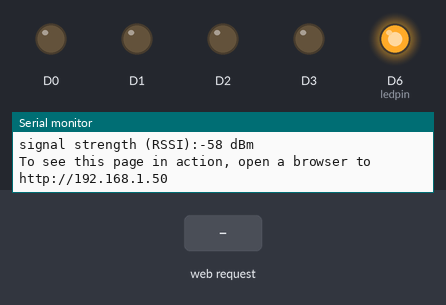
Bench run of a sketch on a simulated Arduino MKR. On the bench: output pins drawn as LEDs (lit = HIGH), the last lines printed to the serial monitor. The inputs (shaded band) are chosen by the test bench. WiFi joins after 1.5 s; servers stay silent unless stated.

Above: at 12.7 s.
12.8 s: HTTP request GET /device1on received
At 13.9 s:
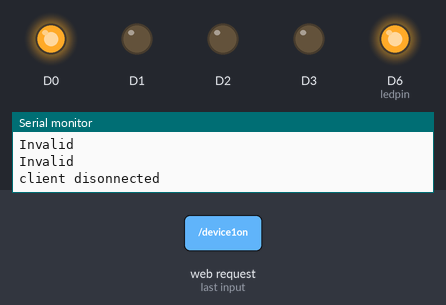
14.3 s: HTTP request GET /device3on received
At 15.0 s:
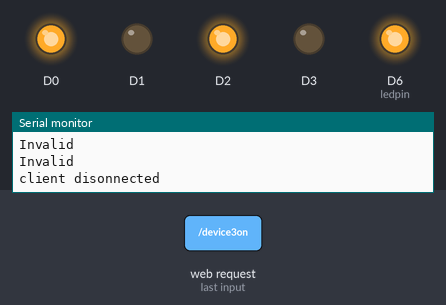
15.8 s: HTTP request GET /device1off received
At 16.2 s:
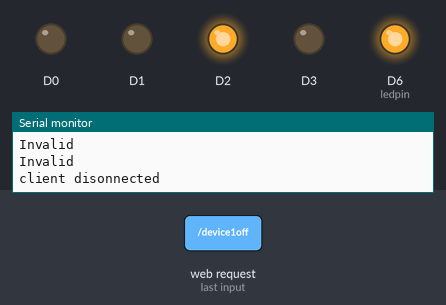
17.3 s: HTTP request GET /device4on received
At 18.5 s:
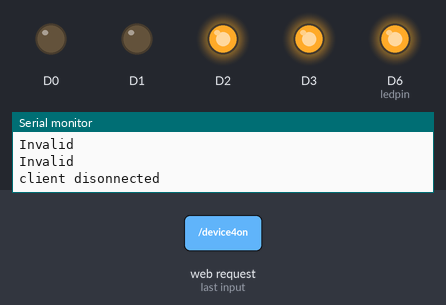
18.8 s: HTTP request GET /device2on received
At 19.6 s:
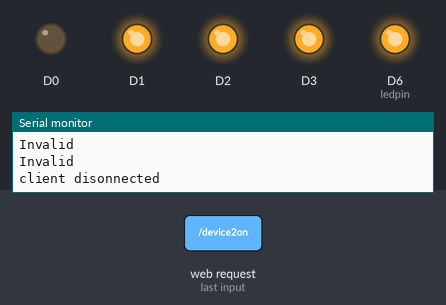
20.3 s: HTTP request GET /device3off received
At 20.7 s:
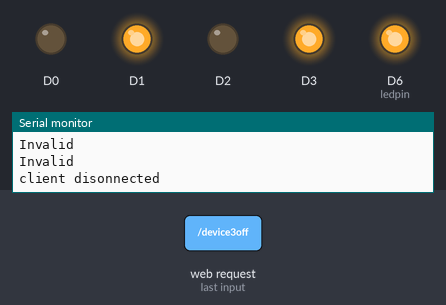
Timing chart, 0 to 22.8 s (numbered marks = the images above; inputs shaded):
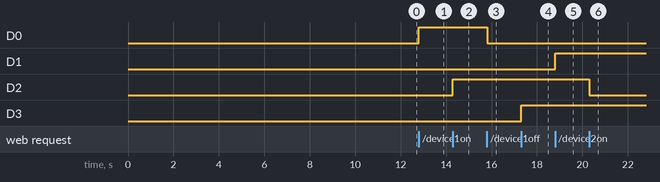

The sketch:

home_automation.ino
```cpp
//Simple Arduino Code for building a home automation system that can control electrical appliances
//such as lights, fans, gates etc suing our mobile phone from anywhere around the world.


#include <SPI.h>
#include <WiFi101.h>

char ssid[] = "anshul";//Your WiFi Name
char pass[] = "123456789";//Your WiFi Password
int keyIndex = 0;
int ledpin = 6;
bool val = true;

int status = WL_IDLE_STATUS;
WiFiServer server(80);

void setup() {
  Serial.begin(9600);
  pinMode(0, OUTPUT);
  pinMode(1, OUTPUT);
  pinMode(2, OUTPUT);
  pinMode(3, OUTPUT);


  Serial.print("Start Serial ");
  pinMode(ledpin, OUTPUT);
  Serial.print("WiFi101 shield: ");
  if (WiFi.status() == WL_NO_SHIELD) {
    Serial.println("NOT PRESENT");
    return; // don't continue
  }
  Serial.println("DETECTED");

  while ( status != WL_CONNECTED) {
    digitalWrite(ledpin, LOW);
    Serial.print("Attempting to connect to Network named: ");
    Serial.println(ssid);
    digitalWrite(ledpin, HIGH);
    status = WiFi.begin(ssid, pass);
    delay(10000);
  }
  server.begin();
  printWifiStatus();
  digitalWrite(ledpin, HIGH);
}
void loop() {
  WiFiClient client = server.available();

  if (client) {
    Serial.println("new client");
    String currentLine = "";
    while (client.connected())
    {
      if (client.available())
      {
        char c = client.read();
        Serial.write(c);
        if (c == '\n')
        {

            if (currentLine.length() == 0) {
            client.println("HTTP/1.1 200 OK");
            client.println("Content-type:text/html");
            client.println();
            client.print("www.rootsaid.com<br>");
            client.print("https://www.youtube.com/c/rootsaid<br>");
            client.print("<br>");
            client.print("<h1>Home Automation using Arduino<br>");
            client.print("<br>");
            client.print("<h1>Click <a href=\"/device1on\">here</a> Turn Device 1 ON<br>");
            client.print("Click <a href=\"/device1off\">here</a> Turn Device 1 OFF<br>");
            client.print("Click <a href=\"/device2on\">here</a> Turn Device 2 ON<br>");
            client.print("Click <a href=\"/device2off\">here</a> Turn Device 2 OFF<br>");
            client.print("Click <a href=\"/device3on\">here</a> Turn Device 3 ON<br>");
            client.print("Click <a href=\"/device3off\">here</a> Turn Device 3 OFF<br>");
            client.print("Click <a href=\"/device4on\">here</a> Turn Device 4 ON<br>");
            client.print("Click <a href=\"/device4off\">here</a> Turn Device 4 OFF<br></h1>");

            client.println();
            break;
          }
          else {
            currentLine = "";
          }
        }
        else if (c != '\r') {
          currentLine += c;
        }


if(currentLine.endsWith("GET /device1on"))
    {
       digitalWrite(0, HIGH);
    }
    else if(currentLine.endsWith("GET /device1off"))
    {
       digitalWrite(0, LOW);
    }
    else if(currentLine.endsWith("GET /device2on"))
    {
       digitalWrite(1, HIGH);
    }
    else if(currentLine.endsWith("GET /device2off"))
    {
       digitalWrite(1, LOW);
    }
    else if(currentLine.endsWith("GET /device3on"))
    {
       digitalWrite(2, HIGH);
    }
    else if(currentLine.endsWith("GET /device3off"))
    {
       digitalWrite(2, LOW);
    }
    else if(currentLine.endsWith("GET /device4on"))
    {
       digitalWrite(3, HIGH);
    }
    else if(currentLine.endsWith("GET /device4off"))
    {
       digitalWrite(3, LOW);
    }
    else
    {
     Serial.println("Invalid");
    }
      }
    }

    client.stop();
    Serial.println("client disonnected");
  }
}

void printWifiStatus()
{

  Serial.print("SSID: ");
  Serial.println(WiFi.SSID());

  IPAddress ip = WiFi.localIP();
  Serial.print("IP Address: ");
  Serial.println(ip);

  long rssi = WiFi.RSSI();
  Serial.print("signal strength (RSSI):");
  Serial.print(rssi);
  Serial.println(" dBm");
  // print where to go in a browser:
  Serial.print("To see this page in action, open a browser to http://");
  Serial.println(ip);
}
```

Measured:
- after the input at 12.8 s, D0: LOW → HIGH at once
- after the input at 14.3 s, D2: LOW → HIGH at once
- after the input at 15.8 s, D0: HIGH → LOW at once
- after the input at 17.3 s, D3: LOW → HIGH at once
- after the input at 18.8 s, D1: LOW → HIGH at once
- after the input at 20.3 s, D2: HIGH → LOW at once
